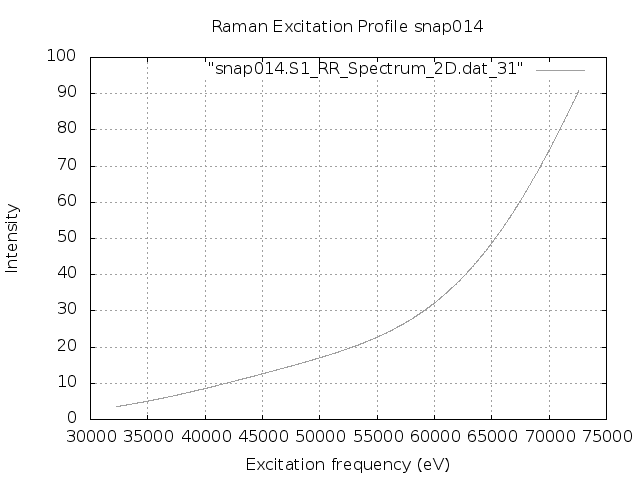

gnuplot code for this plot:
set terminal png
set output "snap014.S1.REP_frozen.png"
set xlabel 'Excitation frequency (eV)'
set ylabel 'Intensity'
set title "Raman Excitation Profile snap014"
set grid
set autoscale
plot "snap014.S1_RR_Spectrum_2D.dat_31" with lines lc "blue"
exit
